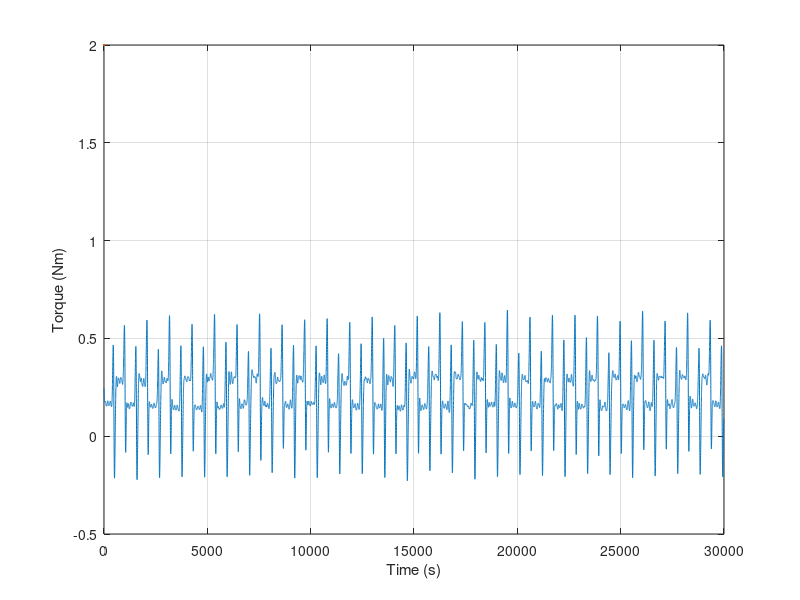

Recreate this plot in MATLAB. (Note: this script raises an error after producing the figure.)
clc; clear; close;
load test_15_500RPM_current.mat

fc = 10;
fs = 1000;

[b,a] = butter(2,fc/(fs/2));

no_of_sensors = 3;

sampling_time = 1;

kwte = 90000;

speed_turn = 3;
torque_turn = 1;
current_turn = 2;

x = some_data(speed_turn:no_of_sensors:kwte);
y = some_data(torque_turn:no_of_sensors:kwte);
z = some_data(current_turn:no_of_sensors:kwte);

if isnan(y(1))
    y(1) = 0;
end

t_x = t(speed_turn:no_of_sensors:kwte);
t_y = t(torque_turn:no_of_sensors:kwte);
t_z = t(current_turn:no_of_sensors:kwte);


figure(1)

% subplot(3,1,1)
% subplot(2,1,1)
t_speed = sampling_time/no_of_sensors*(t_x-speed_turn);
speed = filtfilt(b,a,(0.78125*x - 1600));
% plot(1e-3*t_speed, speed,LineWidth=2)
% title('Speed from ESCON')
% ylabel('Speed (RPM)')
% xlabel('Time (s)')
% grid on
% 
% % subplot(3,1,2)
% subplot(2,1,2)
% hold on
t_torque = sampling_time/no_of_sensors*(t_y-torque_turn);
torque = 0.0032226562*filtfilt(b,a,y);
% plot(1e-3*t_torque,torque,LineWidth=2)
% % title('Torque from Sensor')
% xlabel('Time (s)')
% ylabel('Torque (Nm)')
% grid on
% % xlim([10 25])

% subplot(3,1,3)
t_current = sampling_time/no_of_sensors*(t_z-current_turn);
current = 109e-3*(0.0048828126*filtfilt(b,a,z) - 10.7);
plot(t_current,current,LineWidth=2)
ylabel('Torque (Nm)')
xlabel('Time (s)')
% title('Torque from torque')
grid on
% xlim([10 25])

% legend('From Sensor', 'From torque')
some_fig = gcf;

sgtitle('Actual Experiment','FontName','Arial','FontSize',15,'FontWeight','Bold', 'LineWidth', 2)
set(findobj(some_fig,'type','axes'),'FontName','Arial','FontSize',15,'FontWeight','Bold', 'LineWidth', 2);

set(some_fig, 'position', [0, 0,900, 750])


disp('Click two points on the plot to define the friction index range.');
[friction_index, ~] = ginput(2); % Select two points (start and end)
friction_index = find(t_current >= friction_index(1) & t_current <= friction_index(2)); % Get indices in time array

%% Found the right thing

figure(2)
subplot(2,1,1)
t_f_speed = t_speed(friction_index);
t_speed_adjust = t_f_speed - t_f_speed(1);
plot(t_speed_adjust,speed(friction_index),LineWidth=2)
xlabel('Time (ms)')
ylabel('Speed (RPM)')
grid on
xlim([0 1100])

subplot(2,1,2)
hold on
t_f_torque = t_torque(friction_index);
t_torque_adjust = t_f_torque - t_f_torque(1);
plot(t_torque_adjust,torque(friction_index),LineWidth=2)
xlabel('Time (ms)')
ylabel('Torque (Nm)')
xlim([0 1100])

t_f_current = t_current(friction_index);
t_current_adjust = t_f_current - t_f_current(1);
plot(t_current_adjust,current(friction_index),LineWidth=2)
xlabel('Time (ms)')
ylabel('Torque (Nm)')
title('Desired Torque Range')
grid on
xlim([0 1100])

some_fig = gcf;

sgtitle('Experimental Results','FontName','Arial','FontSize',18,'FontWeight','Bold', 'LineWidth', 2)
set(findobj(some_fig,'type','axes'),'FontName','Arial','FontSize',15,'FontWeight','Bold', 'LineWidth', 2);

set(some_fig, 'position', [0, 0, 1920, 1080])
